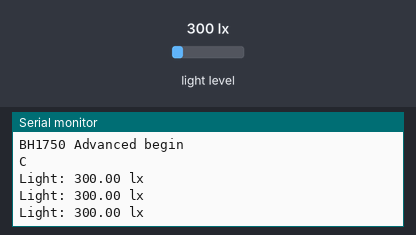
Bench run of a sketch on a simulated Arduino Uno, built with avr-gcc and run on an emulated ATmega328P. Parts: the last lines printed to the serial monitor. The inputs (shaded band) are chosen by the test bench; at power-on: light level 300 lx.

Above: at 3.2 s.
3.3 s: light level set to 40 lx
At 3.9 s:
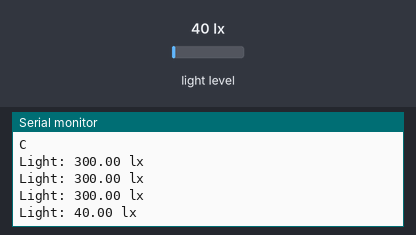
4.8 s: light level set to 500 lx
At 5.4 s:
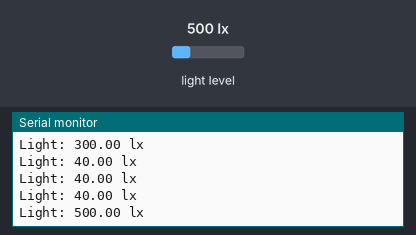
Timing chart, 0 to 7.8 s (numbered marks = the images above; inputs shaded):
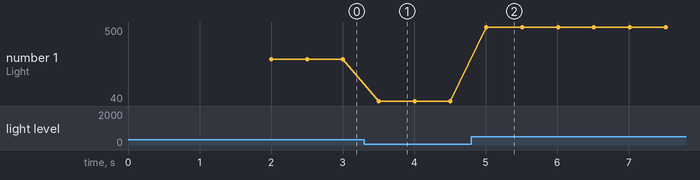

Measured:
- after the input at 3.3 s, the serial monitor: prints a new line after 0.21 s (image 1)
- after the input at 4.8 s, the serial monitor: prints a new line after 0.21 s (image 2)
- plotted number 1: 300 → 40 after the input at 3.3 s, 40 → 500 after the input at 4.8 s

The sketch:

light1.ino
```cpp
/*

  Advanced BH1750 library usage example

  This example has some comments about advanced usage features.

  Connection:

    VCC -> 3V3 or 5V
    GND -> GND
    SCL -> SCL (A5 on Arduino Uno, Leonardo, etc or 21 on Mega and Due, on esp8266 free selectable)
    SDA -> SDA (A4 on Arduino Uno, Leonardo, etc or 20 on Mega and Due, on esp8266 free selectable)
    ADD -> (not connected) or GND

  ADD pin is used to set sensor I2C address. If it has voltage greater or equal to
  0.7VCC voltage (e.g. you've connected it to VCC) the sensor address will be
  0x5C. In other case (if ADD voltage less than 0.7 * VCC) the sensor address will
  be 0x23 (by default).

*/

#include <Wire.h>
#include <BH1750.h>

/*
  BH1750 can be physically configured to use two I2C addresses:
    - 0x23 (most common) (if ADD pin had < 0.7VCC voltage)
    - 0x5C (if ADD pin had > 0.7VCC voltage)

  Library uses 0x23 address as default, but you can define any other address.
  If you had troubles with default value - try to change it to 0x5C.

*/
BH1750 lightMeter(0x23);

void setup()
{
  Serial.begin(115200);
  delay(2000);
  Serial.println("A");
  // Initialize the I2C bus (BH1750 library doesn't do this automatically)
  Wire.begin();
  Serial.println("B");
  // On esp8266 you can select SCL and SDA pins using Wire.begin(D4, D3);

  /*

    BH1750 has six different measurement modes. They are divided in two groups;
    continuous and one-time measurements. In continuous mode, sensor continuously
    measures lightness value. In one-time mode the sensor makes only one
    measurement and then goes into Power Down mode.

    Each mode, has three different precisions:

      - Low Resolution Mode - (4 lx precision, 16ms measurement time)
      - High Resolution Mode - (1 lx precision, 120ms measurement time)
      - High Resolution Mode 2 - (0.5 lx precision, 120ms measurement time)

    By default, the library uses Continuous High Resolution Mode, but you can
    set any other mode, by passing it to BH1750.begin() or BH1750.configure()
    functions.

    [!] Remember, if you use One-Time mode, your sensor will go to Power Down
    mode each time, when it completes a measurement and you've read it.

    Full mode list:

      BH1750_CONTINUOUS_LOW_RES_MODE
      BH1750_CONTINUOUS_HIGH_RES_MODE (default)
      BH1750_CONTINUOUS_HIGH_RES_MODE_2

      BH1750_ONE_TIME_LOW_RES_MODE
      BH1750_ONE_TIME_HIGH_RES_MODE
      BH1750_ONE_TIME_HIGH_RES_MODE_2

  */

  // begin returns a boolean that can be used to detect setup problems.
  if (lightMeter.begin(BH1750::CONTINUOUS_HIGH_RES_MODE)) {
    Serial.println(F("BH1750 Advanced begin"));
  }
  else {
    Serial.println(F("Error initialising BH1750"));
  }
  Serial.println("C");

}


void loop() {
  if (lightMeter.measurementReady()) {
    float lux = lightMeter.readLightLevel();
    Serial.print("Light: ");
    Serial.print(lux);
    Serial.println(" lx");
  }
  delay(500);
}
```
